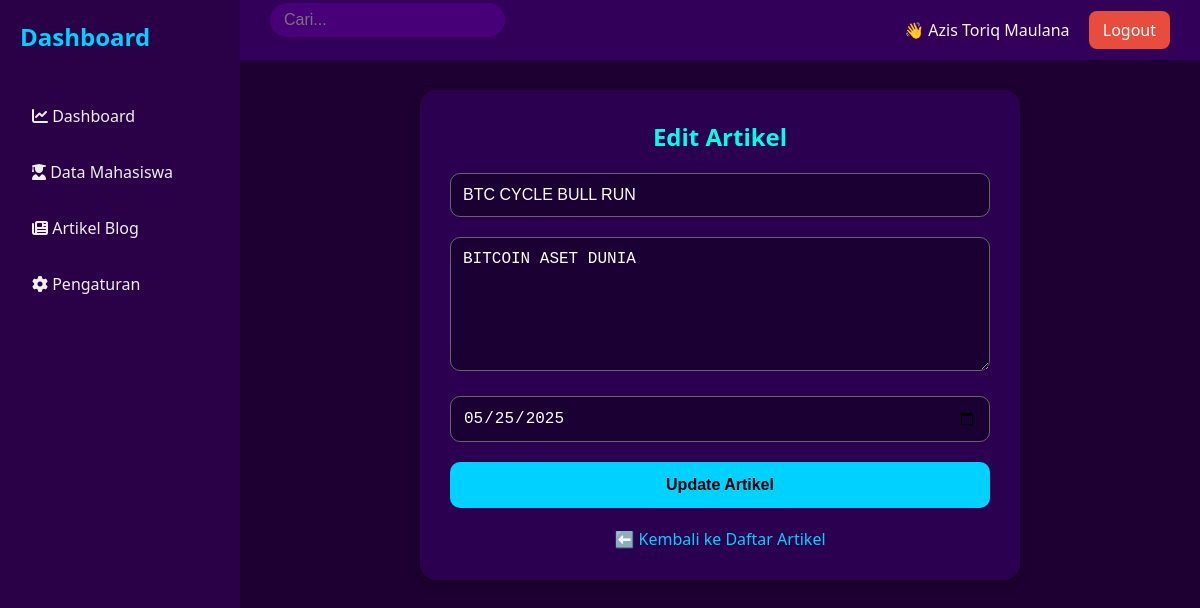
Page /blog/edit_artikel.php?id=3 (signed in) on the committed database.
### tables this page shows
CREATE TABLE `posts` (
  `id` int(11) NOT NULL,
  `judul` varchar(255) NOT NULL,
  `konten` text NOT NULL,
  `tanggal` date NOT NULL,
  `status` enum('draft','public','private') DEFAULT 'draft'
);

### blog/edit_artikel.php (the view, shortened to what this page needs)
<?php
require_once '../includes/koneksi.php';
$id = $_GET['id'] ?? null;
$stmt = $pdo->prepare("SELECT * FROM posts WHERE id = ?");
$stmt->execute([$id]);
$artikel = $stmt->fetch();
$username = $_SESSION['user']['username'] ?? 'User';
$nama = $_SESSION['user']['nama_lengkap'] ?? $username;
?>
<!DOCTYPE html>
<html lang="id">
<head>
    <link rel="stylesheet" href="https://cdnjs.cloudflare.com/ajax/libs/font-awesome/6.5.0/css/all.min.css" />
</head>
<body>
    <div class="sidebar">
        <h2>Dashboard</h2>
        <a href="../index.php"><i class="fa fa-chart-line"></i> Dashboard</a>
        <a href="../biodata/daftar.php"><i class="fa fa-user-graduate"></i> Data Mahasiswa</a>
        <a href="index.php"><i class="fa fa-newspaper"></i> Artikel Blog</a>
        <a href="#"><i class="fa fa-gear"></i> Pengaturan</a>
    </div>
    <div class="topbar">
        <div class="search-box">
            <input type="text" placeholder="Cari..." disabled />
        </div>
        <div class="user-info">
            👋 <?= htmlspecialchars($nama) ?>
            <a href="../logout.php" class="logout-btn" style="margin-left: 15px; background: #e74c3c; color: white; padding: 8px 14px; border-radius: 8px; text-decoration: none;">Logout</a>
        </div>
    </div>
    <div class="dashboard-content">
        <div class="form-container">
            <h2>Edit Artikel</h2>
            <form method="POST" action="">
                <input type="text" name="judul" placeholder="Judul Artikel" required value="<?= htmlspecialchars($_POST['judul'] ?? $artikel['judul']) ?>" />
                <textarea name="konten" placeholder="Isi Artikel" rows="6" required><?= htmlspecialchars($_POST['konten'] ?? $artikel['konten']) ?></textarea>
                <input type="date" name="tanggal" required value="<?= htmlspecialchars($_POST['tanggal'] ?? $artikel['tanggal']) ?>" />
                <button type="submit">Update Artikel</button>
            </form>
            <a href="index.php" class="back-link">⬅️ Kembali ke Daftar Artikel</a>
        </div>
    </div>
</body>
</html>

### blog/edit_artikel.php (style rules this page uses)
* { box-sizing: border-box; margin: 0; padding: 0; }
body { font-family: 'Segoe UI', sans-serif; background: #1e0033; color: #f5f5f5; }
.sidebar { position: fixed; top: 0; left: 0; width: 240px; height: 100vh; background: #2a0047; padding: 20px; }
.sidebar h2 { color: #00d1ff; margin-bottom: 40px; }
.sidebar a { display: block; color: #eee; text-decoration: none; padding: 12px; margin-bottom: 10px; border-radius: 8px; transition: 0.3s; }
.topbar { margin-left: 240px; height: 60px; background: #320058; display: flex; align-items: center; justify-content: space-between; padding: 0 30px; }
.dashboard-content { margin-left: 240px; padding: 30px; }
.form-container { max-width: 600px; margin: auto; background: #2b0050; padding: 30px; border-radius: 16px; box-shadow: 0 4px 12px rgba(0,0,0,0.3); }
.form-container h2 { text-align: center; margin-bottom: 20px; color: #00ffe7; }
input[type="text"], input[type="date"], textarea { width: 100%; padding: 12px; margin-bottom: 20px; border: 1.5px solid #666; border-radius: 10px; background: #1a0033; color: #fff; font-size: 16px; }
button { width: 100%; padding: 14px; font-size: 16px; background: #00d1ff; border: none; color: #000; font-weight: bold; border-radius: 10px; cursor: pointer; transition: 0.3s; }
.back-link { display: block; margin-top: 20px; text-align: center; text-decoration: none; color: #00d1ff; }
.search-box input { padding: 8px 14px; border-radius: 20px; border: none; outline: none; background: #470078; color: white; }

### rows in the picture
posts: judul "BTC CYCLE BULL RUN", konten "BITCOIN ASET DUNIA", tanggal "05/25/2025"

### other values in the picture
$nama "Azis Toriq Maulana"
